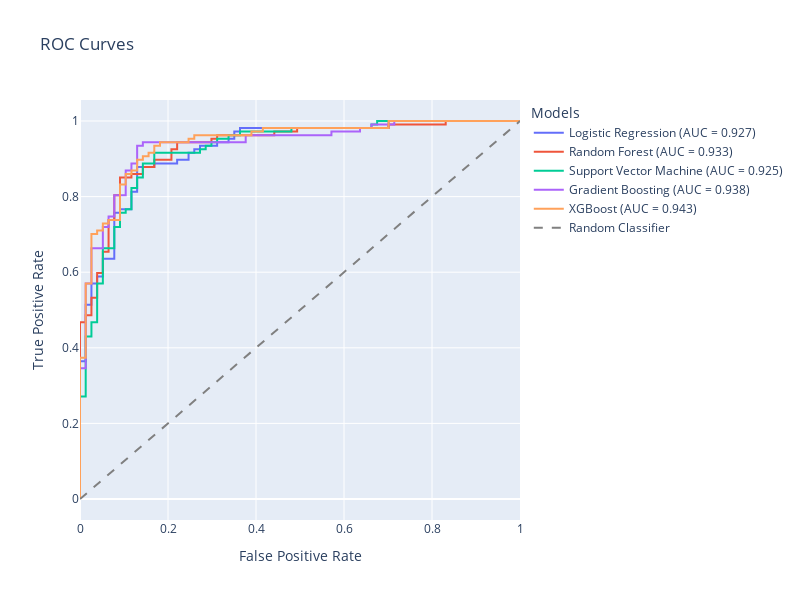

Notebook cell for this chart:
### Markdown cell above
### ROC

### Code cell
# ROC Curves
roc_fig = plot_roc_curves(best_models, X_test, y_test)
roc_fig.show()
